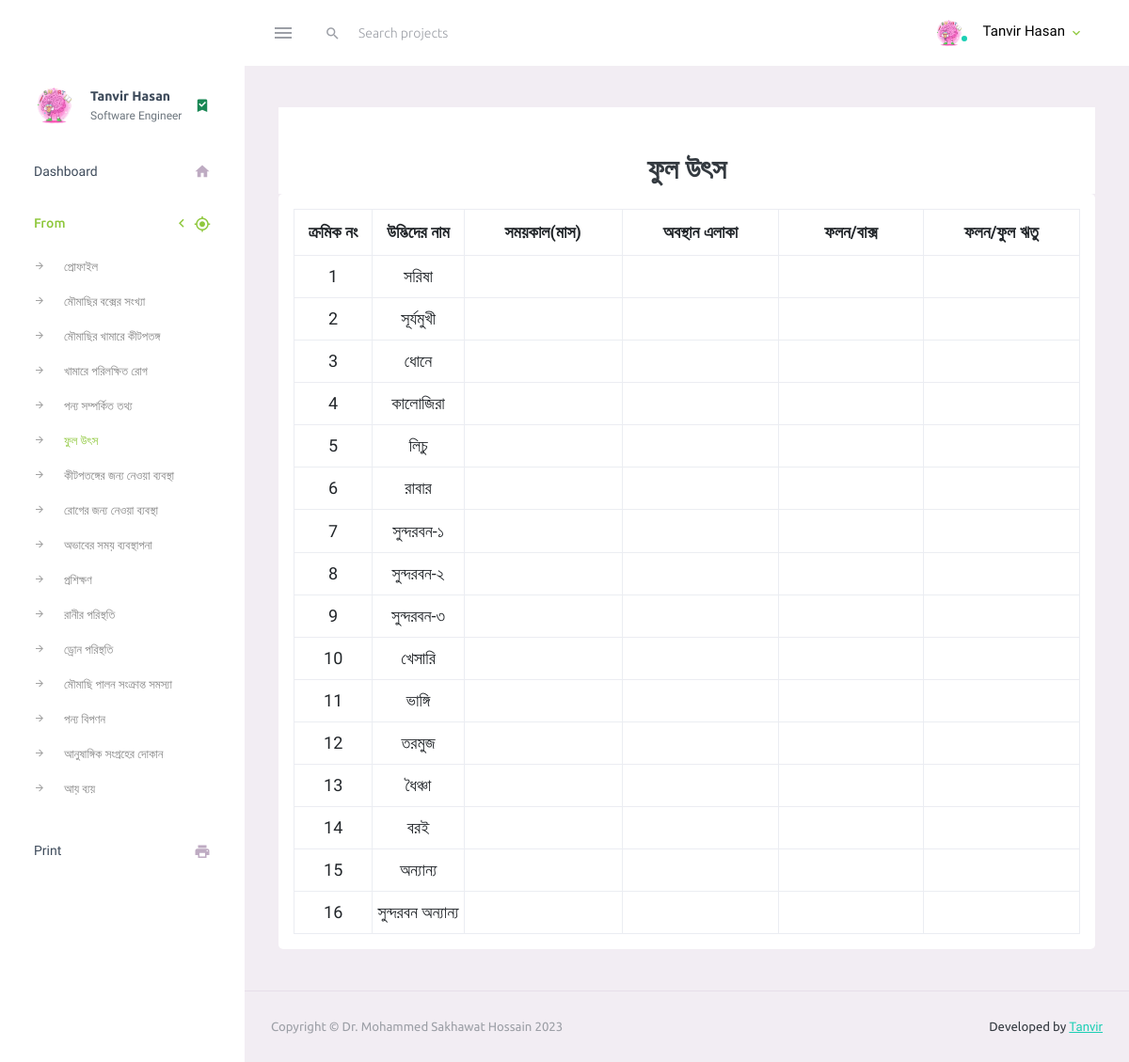
Page /fuler_utts18.php (signed in) on the committed database.
### tables this page shows
CREATE TABLE `fuleruttso_18` (
  `id` int(10) NOT NULL,
  `user_id` int(10) NOT NULL,
  `udbider_name` varchar(100) NOT NULL,
  `somoykal` varchar(255) NOT NULL,
  `location` varchar(255) NOT NULL,
  `flon_box` varchar(255) NOT NULL,
  `folon_ful_retu` varchar(255) NOT NULL
);

### config/function.php (called while the page is built, shortened)
<?php
function SelectData($TableName, $moresql){
    global $conn;
    $sql = "SELECT * FROM $TableName $moresql";
    $select = mysqli_query($conn, $sql);
    return $select;
}
function UserData($id, $data){
    $row = SelectData("fls_users", "WHERE user_id='$id'")->fetch_object();
    return $row->$data;
}
?>

### fuler_utts18.php (the view, shortened to what this page needs)
<?php
require_once "inc/header.php";
?>
<div class="row justify-content-md-center">
    <div class="col-12">
        <div class="text-center bg-white table-title">
            <h2 class="p-2 m-0 pt-5">ফুল উৎস</h2>
        </div>
        <div class="card p-3 form_tabkle">
            <form action="" method="post">
                <table class="table table-bordered">
                    <tr>
                        <th>ক্রমিক নং</th>
                        <th>উদ্ভিদের নাম</th>
                        <th>সময়কাল(মাস)</th>
                        <th>অবস্থান এলাকা</th>
                        <th>ফলন/বাক্স</th>
                        <th>ফলন/ফুল ঋতু</th>
                    </tr>
                    <?php
                    $i = 1;
                    $data = SelectData('fuleruttso_18', "WHERE user_id='$id_user'");
                    while ($row = $data->fetch_object()) { ?>
                        <tr>
                            <td><?= $i++; ?></td>
                            <td><?= $row->udbider_name ?></td>
                            <td><input type="text" id="somoykal<?php echo $row->id ?>" value="<?= $row->somoykal ?>" class="form-control"></td>
                            <td><input type="text" id="location<?php echo $row->id ?>" value="<?= $row->location ?>" class="form-control"></td>
                            <td><input type="text" id="flon_box<?php echo $row->id ?>" value="<?= $row->flon_box ?>" class="form-control"></td>
                            <td><input type="text" id="folon_ful_retu<?php echo $row->id ?>" value="<?= $row->folon_ful_retu ?>" class="form-control"></td>
                        </tr>
                    <?php } ?>
                </table>
            </form>
        </div>
    </div>
</div>
<?php require_once "inc/footer.php" ?>

### inc/header.php (shortened to what this page needs)
<?php
if (!isset($_SESSION['admin_user'])) {
  echo "<script> location.replace('login.php')</script>";
} else {
  $id_user = $_SESSION['userid'];
}
require_once "config/db_conn.php";
require_once "config/function.php";
?>
<!DOCTYPE html>
<html lang="en">
<head>
  <link rel="stylesheet" href="assets/vendors/mdi/css/materialdesignicons.min.css">
  <link rel="stylesheet" href="assets/vendors/css/vendor.bundle.base.css">
  <link rel="stylesheet" href="assets/css/style.css">
</head>
<body>
  <div class="container-scroller">
    <nav class="navbar default-layout-navbar col-lg-12 col-12 p-0 fixed-top d-flex flex-row">
      <div class="text-center navbar-brand-wrapper d-flex align-items-center justify-content-center">
      </div>
      <div class="navbar-menu-wrapper d-flex align-items-stretch">
        <button class="navbar-toggler navbar-toggler align-self-center" type="button" data-toggle="minimize">
          <span class="mdi mdi-menu"></span>
        </button>
        <div class="search-field d-none d-md-block">
          <form class="d-flex align-items-center h-100" action="#">
            <div class="input-group">
              <div class="input-group-prepend bg-transparent">
                <i class="input-group-text border-0 mdi mdi-magnify"></i>
              </div>
              <input type="text" class="form-control bg-transparent border-0" placeholder="Search projects">
            </div>
          </form>
        </div>
        <ul class="navbar-nav navbar-nav-right">
          <li class="nav-item nav-profile dropdown">
            <a class="nav-link dropdown-toggle" id="profileDropdown" href="#" data-bs-toggle="dropdown" aria-expanded="false">
              <div class="nav-profile-img">
                <img src="assets/images/faces/<?= UserData($id_user, 'profile_pic') ?>" alt="image">
                <span class="availability-status online"></span>
              </div>
              <div class="nav-profile-text">
                <p class="mb-1 text-black"><?= UserData($id_user, 'name') ?></p>
              </div>
            </a>
          </li>
        </ul>
      </div>
    </nav>
    <div class="container-fluid page-body-wrapper">
      <?php require_once "sidebar.php" ?>
      <div class="main-panel">
        <div class="content-wrapper">

### inc/sidebar.php (shortened to what this page needs)
<nav class="sidebar sidebar-offcanvas" id="sidebar">
  <ul class="nav">
    <li class="nav-item nav-profile">
      <a href="#" class="nav-link">
        <div class="nav-profile-image">
          <img src="assets/images/faces/<?= UserData($id_user, 'profile_pic') ?>" alt="profile">
        </div>
        <div class="nav-profile-text d-flex flex-column">
          <span class="font-weight-bold mb-2"><?= UserData($id_user, 'name') ?></span>
          <span class="text-secondary text-small"><?= UserData($id_user, 'user_dregination') ?></span>
        </div>
        <i class="mdi mdi-bookmark-check text-success nav-profile-badge"></i>
      </a>
    </li>
    <li class="nav-item">
      <a class="nav-link" href="index.php">
        <span class="menu-title">Dashboard</span>
        <i class="mdi mdi-home menu-icon"></i>
      </a>
    </li>
    <li class="nav-item">
      <a class="nav-link" data-bs-toggle="collapse" href="#ui-basic" aria-expanded="false" aria-controls="ui-basic">
        <span class="menu-title">From</span>
        <i class="menu-arrow"></i>
        <i class="mdi mdi-crosshairs-gps menu-icon"></i>
      </a>
      <div class="collapse" id="ui-basic">
        <ul class="nav flex-column sub-menu">
          <?php if (UserData($id_user, 'name') != '') { ?>
            <li class="nav-item"> <a class="nav-link" href="new_user.php">প্রোফাইল</a></li>
            <li class="nav-item"> <a class="nav-link" href="zoripyer_11.php">মৌমাছির বক্সের সংখ্যা</a></li>
            <li class="nav-item"> <a class="nav-link" href="kitpotong_f12.php">মৌমাছির খামারে কীটপতঙ্গ</a></li>
            <li class="nav-item"> <a class="nav-link" href="khamer_rug13.php">খামারে পরিলক্ষিত রোগ</a></li>
            <li class="nav-item"> <a class="nav-link" href="product_info17.php">পন্য সম্পর্কিত তথ্য</a></li>
            <li class="nav-item"> <a class="nav-link" href="fuler_utts18.php">ফুল উৎস</a></li>
            <li class="nav-item"> <a class="nav-link" href="bebostha_neya19.php">কীটপতঙ্গের জন্য নেওয়া ব্যবস্থা</a></li>
            <li class="nav-item"> <a class="nav-link" href="ruger_bebostha20.php">রোগের জন্য নেওয়া ব্যবস্থা</a></li>
            <li class="nav-item"> <a class="nav-link" href="dearth_period21.php">অভাবের সময় ব্যবস্থাপনা</a></li>
            <li class="nav-item"> <a class="nav-link" href="training_23.php">প্রশিক্ষণ</a></li>
            <li class="nav-item"> <a class="nav-link" href="rani_24.php">রানীর পরিস্থতি</a></li>
            <li class="nav-item"> <a class="nav-link" href="raza_25.php">ড্রোন পরিস্থতি</a></li>
            <li class="nav-item"> <a class="nav-link" href="lalun_palon_somosa_26.php">মৌমাছি পালন সংক্রান্ত সমস্যা</a></li>
            <li class="nav-item"> <a class="nav-link" href="pruduct_sell_27.php">পন্য বিপণন</a></li>
            <li class="nav-item"> <a class="nav-link" href="masipaloner_dukal_36.php">আনুষাঙ্গিক সংগ্রহের দোকান</a></li>
            <li class="nav-item"> <a class="nav-link" href="ay_vey.php">আয় ব্যয়</a></li>
          <?php } else { ?>
            <li class="nav-item"> <a class="nav-link" href="new_user.php">প্রোফাইল</a></li>
          <?php } ?>
        </ul>
      </div>
    </li>
    <?php if (UserData($id_user, 'name') != '') { ?>
      <li class="nav-item">
        <a class="nav-link" href="print.php?id=<?= UserData($id_user, 'user_id') ?>" target="null">
          <span class="menu-title">Print</span>
          <i class="mdi mdi-printer menu-icon"></i>
        </a>
      </li>
    <?php } ?>
  </ul>
</nav>

### inc/footer.php (shortened to what this page needs)
</div>
<footer class="footer">
  <div class="container-fluid d-flex justify-content-between">
    <span class="text-muted d-block text-center text-sm-start d-sm-inline-block">Copyright © Dr. Mohammed Sakhawat Hossain <?php echo date('Y') ?></span>
    <span class="float-none float-sm-end mt-1 mt-sm-0 text-end"> Developed by <a href="https://www.tanvirr.com" target="_blank">Tanvir </a></span>
  </div>
</footer>
</div>
</div>
</div>
</body>
</html>

### rows in the picture
fuleruttso_18: udbider_name "সরিষা"
fuleruttso_18: udbider_name "সূর্যমুখী"
fuleruttso_18: udbider_name "ধোনে"
fuleruttso_18: udbider_name "কালোজিরা"
fuleruttso_18: udbider_name "লিচু"
fuleruttso_18: udbider_name "রাবার"
fuleruttso_18: udbider_name "সুন্দরবন-১"
fuleruttso_18: udbider_name "সুন্দরবন-২"
fuleruttso_18: udbider_name "সুন্দরবন-৩"
fuleruttso_18: udbider_name "খেসারি"
fuleruttso_18: udbider_name "ভাঙ্গি"
fuleruttso_18: udbider_name "তরমুজ"
fuleruttso_18: udbider_name "ধৈঞ্চা"
fuleruttso_18: udbider_name "বরই"
fuleruttso_18: udbider_name "অন্যান্য"
fuleruttso_18: udbider_name "সুন্দরবন অন্যান্য"

### other values in the picture
UserData($id_user, 'name') "Tanvir Hasan"
UserData($id_user, 'user_dregination') "Software Engineer"
